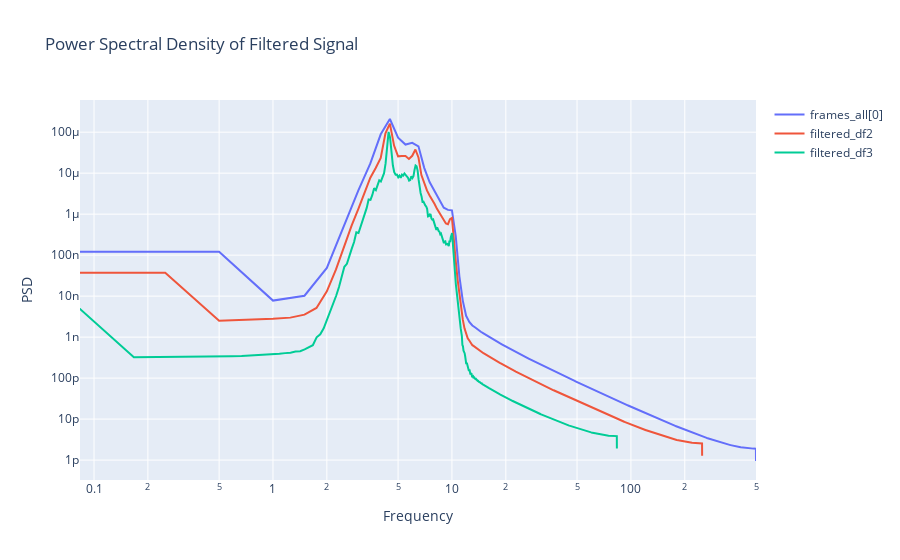

The notebook cell saved with this chart:
### Code cell
#Calculate the Welch PSD for frames_all[0]
freq_all, psd_all = welch(frames_all[0]['Filtered Signal'], fs=1000, nperseg=2000, scaling = 'spectrum', window='hamming')


# Calculate the Welch PSD for filtered_df2
freq2, psd2 = welch(filtered2_df['Filtered Signal'], fs=500, nperseg=2000, scaling = 'spectrum', window='hamming')

# Calculate the Welch PSD for filtered_df3
freq3, psd3 = welch(filtered3_df['Filtered Signal'], fs=167, nperseg=2000, scaling = 'spectrum', window='hamming')

fig = go.Figure()

# Add trace for frames_all[0]
fig.add_trace(go.Scatter(x=freq_all, y=psd_all,
                         mode='lines', name='frames_all[0]'))

# Add trace for filtered_df2
fig.add_trace(go.Scatter(x=freq2, y=psd2,
                         mode='lines', name='filtered_df2'))

# Add trace for filtered_df3
fig.add_trace(go.Scatter(x=freq3, y=psd3,
                         mode='lines', name='filtered_df3'))

# Update layout
fig.update_layout(title='Power Spectral Density of Filtered Signal',
                  xaxis_title='Frequency',
                  yaxis_title='PSD',
                  xaxis_type='log',
                  yaxis_type='log')


# Show the figure
fig.show()

### Figure 1 — Plotly figure (JSON) as saved in the notebook; plotly's stock layout.template omitted (floating-point values rounded to 4 significant figures; data arrays with more than 128 entries replaced by an {"elided": "..."} marker saying what was removed)
{"data": [{"mode": "lines", "name": "frames_all[0]", "type": "scatter", "x": {"elided": "1001 float values"}, "y": {"elided": "1001 float values"}}, {"mode": "lines", "name": "filtered_df2", "type": "scatter", "x": {"elided": "1001 float values"}, "y": {"elided": "1001 float values"}}, {"mode": "lines", "name": "filtered_df3", "type": "scatter", "x": {"elided": "1001 float values"}, "y": {"elided": "1001 float values"}}], "layout": {"title": {"text": "Power Spectral Density of Filtered Signal"}, "xaxis": {"title": {"text": "Frequency"}, "type": "log"}, "yaxis": {"title": {"text": "PSD"}, "type": "log"}}}
